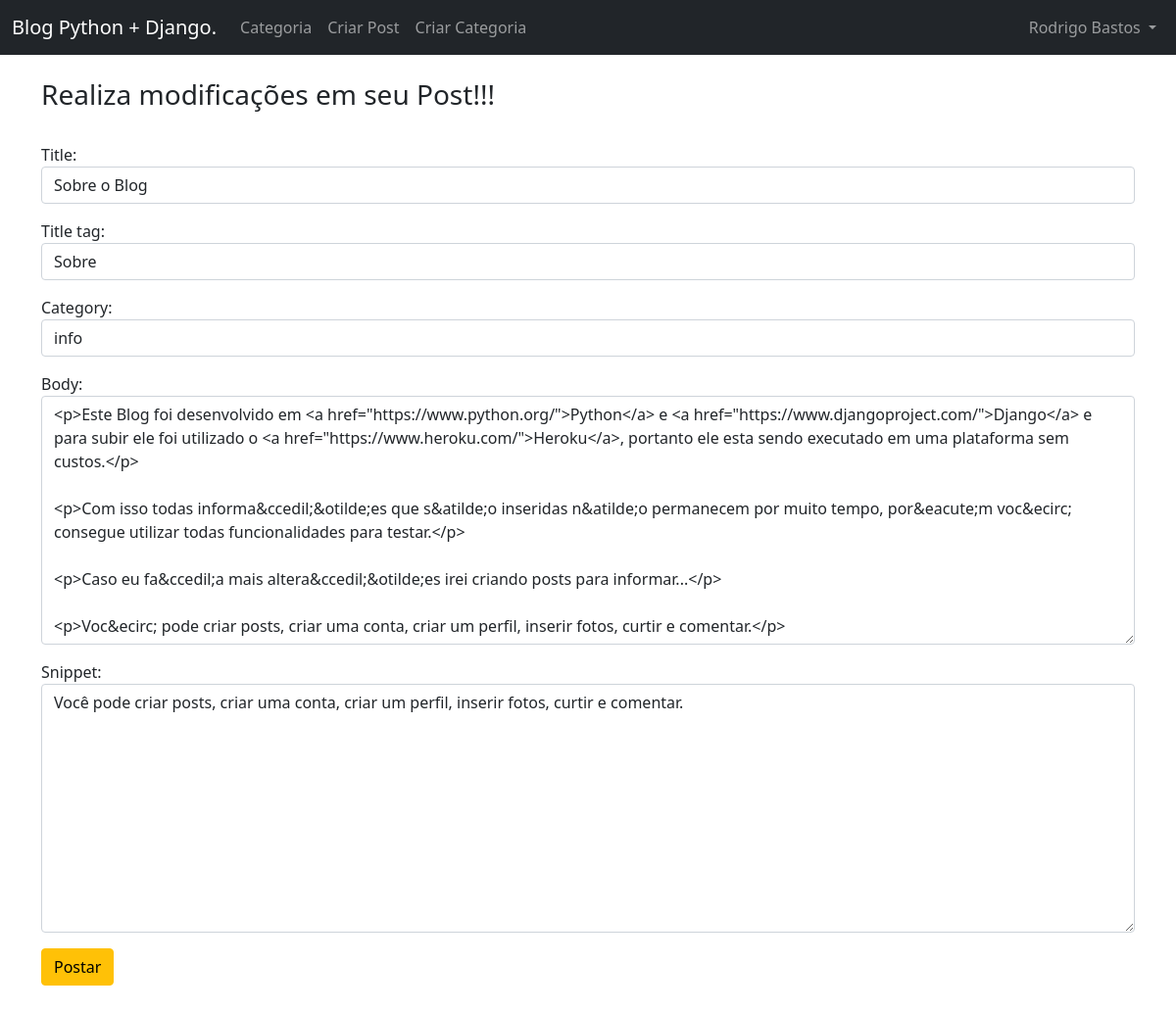
The page /article/edit/40 (signed in) on the database as committed earlier.
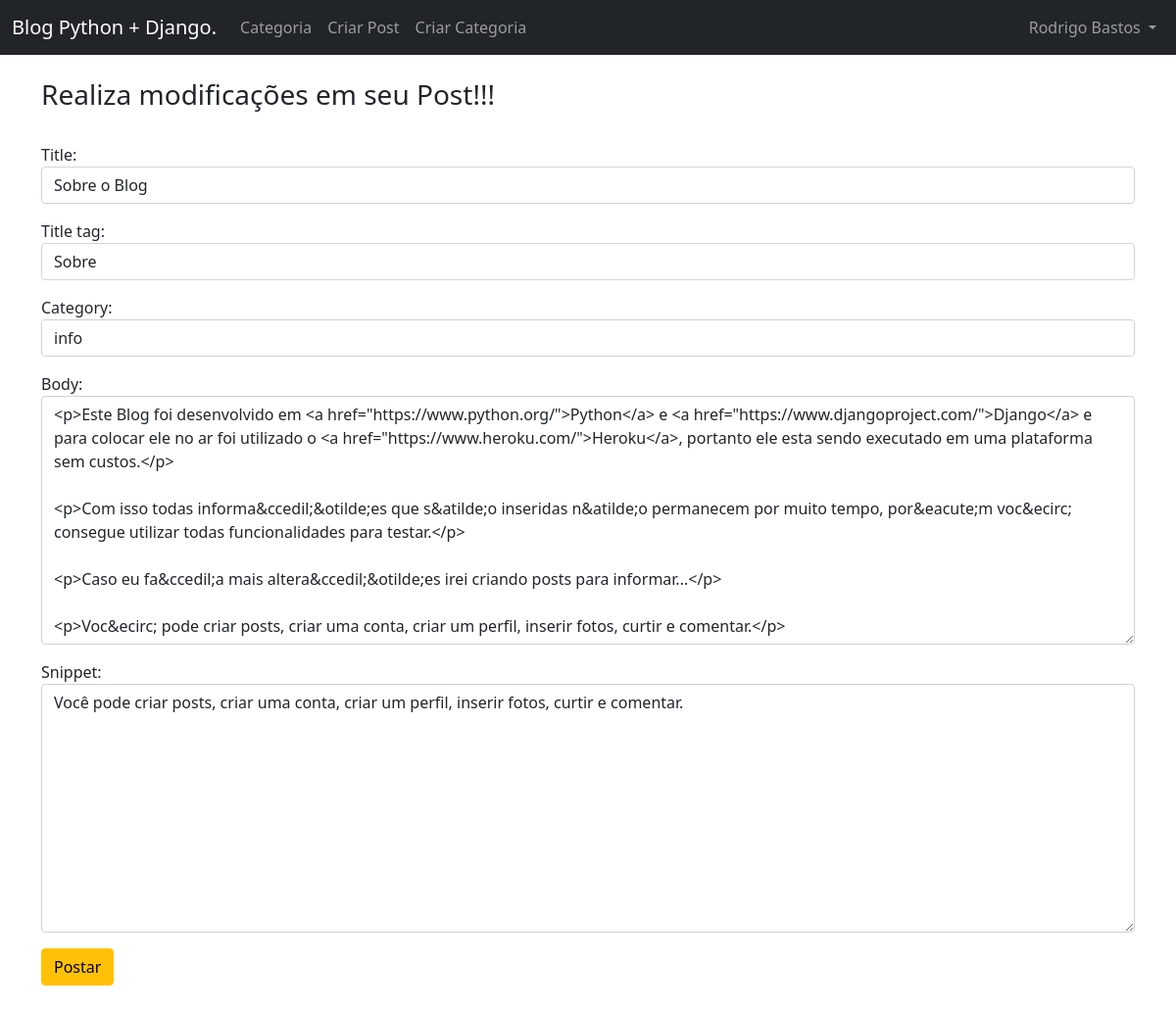
The same page on the database as committed later.
### MeuBlog/models.py (models this page shows, shortened)
class Post(models.Model):
    title = models.CharField(max_length=255)
    header_image = models.ImageField(null=True, blank=True, upload_to="images/")
    title_tag = models.CharField(max_length=255, default=" ")
    author = models.ForeignKey(User, on_delete=models.CASCADE)
    body = RichTextField(blank=True, null=True)
    post_date = models.DateField(auto_now_add=True)
    category = models.CharField(max_length=255, default='coding')
    snippet = models.CharField(max_length=255)
    likes = ManyToManyField(User, related_name='blog_posts')

### MeuBlog/views.py (the view)
# urls.py: path('article/edit/<int:pk>', UpdatePostView.as_view(), name='update_post'),
class UpdatePostView(UpdateView):
    model = Post
    form_class = EditForm
    template_name = 'update_post.html'

### MeuBlog/forms.py
class EditForm(forms.ModelForm):
    class Meta:
        model = Post
        fields = ('title', 'title_tag', 'category', 'body', 'snippet')
        widgets = {
            'title' : forms.TextInput(attrs={'class': 'form-control', 'placeholder': 'Escreva seu titulo aqui.'}),
            'title_tag' : forms.TextInput(attrs={'class': 'form-control', 'placeholder': 'Escreva sua Tag aqui.'}),
            'category' : forms.Select(choices=choice_list, attrs={'class': 'form-control'}),
            'body' : forms.Textarea(attrs={'class': 'form-control', 'placeholder': 'Escreva o texto aqui.'}),
            'snippet' : forms.Textarea(attrs={'class': 'form-control', 'placeholder': 'Escreva o texto aqui.'}),
        }

### MeuBlog/templates/update_post.html (shortened to what this page needs)
{% extends 'base.html' %}
{% block content %}
{% if user.is_authenticated %}
    {% if user.id == post.author.id %}
        <h3>Realiza modificações em seu Post!!!</h3>
        <div class="form-group">
            <form method="POST">
                {{ form.as_p }}
                <button class="btn btn-warning">Postar</button>
        </div>
    {% else %}
        <h3>Você deve estar logado para editar este post!!!</h3>
    {% endif %}
{% else %}
    <h3>Por favor entre com uma conta para editar ou faça seu cadastro!</h3>
{% endif %}
{% endblock %}

Rows that differ between the two databases and show on the page:
changed Post "Sobre o Blog": body "…<a href=\"https://www.djangoproject.com/\">Django</a> e para subir ele foi utilizado o <a…" → "…<a href=\"https://www.djangoproject.com/\">Django</a> e para colocar ele no ar foi utilizado o <a…"
